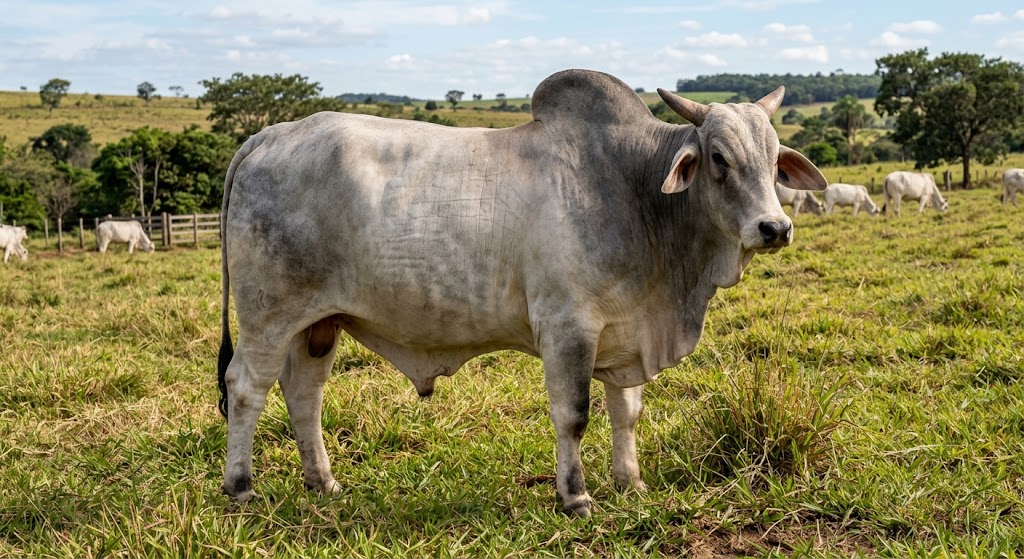
#> input picture Ferramentas/foto_nelore.jpg, 1024 x 559 px
$ python gerar_icone_foto.py
#> lines starting #> are read from the running program, lines starting #| are printed output that depends on the picture
"""Gera o ícone do NovilhaNutri a partir da fotografia do nelore.

O recorte é fechado na cabeça e no cupim, e não no animal inteiro. A razão é
o tamanho de uso: o ícone é visto com 60 pontos de lado na tela de início, e
ali o boi inteiro - claro sobre capim claro - vira uma mancha cinza. Fechando
no busto, ainda se reconhece um bovino.

O ajuste de contraste, cor e nitidez existe pelo mesmo motivo. A foto original
é suave e de tom baixo; reduzida a 60 pontos, some. O aumento é discreto de
perto e é o que mantém a leitura de longe.

Uso:  python3 Ferramentas/gerar_icone_foto.py caminho/do/AppIcon.png
"""
import os
import sys

from PIL import Image, ImageEnhance

ORIGEM = os.path.join(os.path.dirname(__file__), "foto_nelore.jpg")

# Janela do recorte na foto original, em pixels: cabeça, pescoço e cupim.
RECORTE = (520, 55, 870, 405)

LADO = 1024
CONTRASTE = 1.16
COR = 1.12
NITIDEZ = 1.5


def desenhar():
    foto = Image.open(ORIGEM).convert("RGB")
#> foto is the input picture: PIL image 1024x559 RGB; mean R, G, B 136.6, 130.7, 93
    icone = foto.crop(RECORTE).resize((LADO, LADO), Image.LANCZOS)
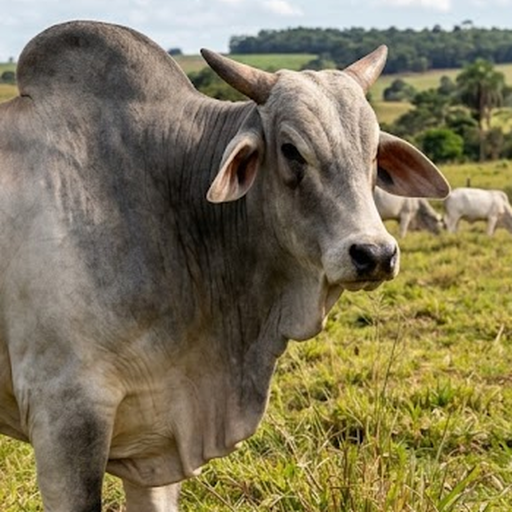
#> icone: PIL image 1024x1024 RGB (shown at 1/2 size); mean R, G, B 127.2, 118.1, 88
    icone = ImageEnhance.Contrast(icone).enhance(CONTRASTE)
    icone = ImageEnhance.Color(icone).enhance(COR)
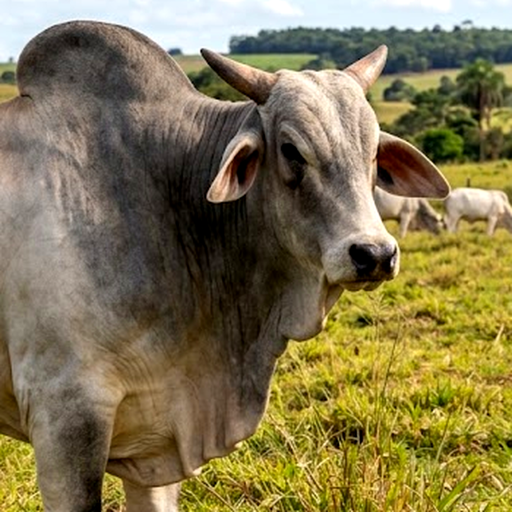
#> icone: PIL image 1024x1024 RGB (shown at 1/2 size); mean R, G, B 129.2, 117.4, 79
    icone = ImageEnhance.Sharpness(icone).enhance(NITIDEZ)
    return icone


if __name__ == "__main__":
    destino = sys.argv[1] if len(sys.argv) > 1 else "AppIcon.png"
    desenhar().save(destino, "PNG")
    print("gerado", destino)
